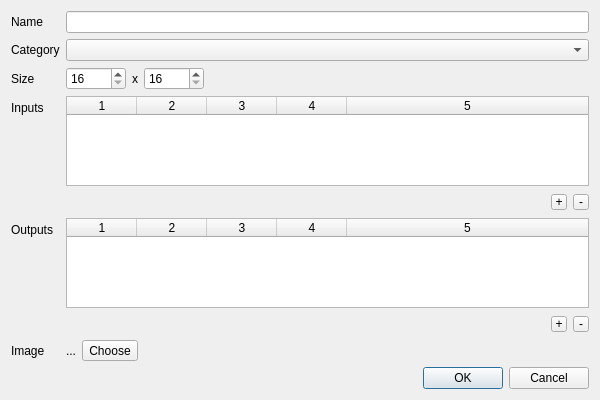
<?xml version="1.0" encoding="UTF-8"?>
<ui version="4.0">
 <class>DeviceProperties</class>
 <widget class="QDialog" name="DeviceProperties">
  <property name="geometry">
   <rect>
    <x>0</x>
    <y>0</y>
    <width>600</width>
    <height>400</height>
   </rect>
  </property>
  <property name="windowTitle">
   <string>Device Properties</string>
  </property>
  <layout class="QVBoxLayout" name="verticalLayout">
   <item>
    <layout class="QFormLayout" name="formLayout">
     <item row="0" column="0">
      <widget class="QLabel" name="deviceNameLabel">
       <property name="text">
        <string>Name</string>
       </property>
       <property name="buddy">
        <cstring>deviceName</cstring>
       </property>
      </widget>
     </item>
     <item row="0" column="1">
      <widget class="QLineEdit" name="deviceName">
       <property name="sizePolicy">
        <sizepolicy hsizetype="Expanding" vsizetype="Fixed">
         <horstretch>0</horstretch>
         <verstretch>0</verstretch>
        </sizepolicy>
       </property>
       <property name="toolTip">
        <string>device name</string>
       </property>
      </widget>
     </item>
     <item row="2" column="0">
      <widget class="QLabel" name="widthLabel">
       <property name="text">
        <string>Size</string>
       </property>
       <property name="buddy">
        <cstring>width</cstring>
       </property>
      </widget>
     </item>
     <item row="2" column="1">
      <widget class="QFrame" name="size">
       <layout class="QHBoxLayout" name="horizontalLayout">
        <property name="leftMargin">
         <number>0</number>
        </property>
        <property name="topMargin">
         <number>0</number>
        </property>
        <property name="bottomMargin">
         <number>0</number>
        </property>
        <item>
         <widget class="QSpinBox" name="width">
          <property name="minimumSize">
           <size>
            <width>60</width>
            <height>0</height>
           </size>
          </property>
          <property name="minimum">
           <number>16</number>
          </property>
          <property name="maximum">
           <number>500</number>
          </property>
         </widget>
        </item>
        <item>
         <widget class="QLabel" name="delim">
          <property name="text">
           <string>x</string>
          </property>
          <property name="buddy">
           <cstring>height</cstring>
          </property>
         </widget>
        </item>
        <item>
         <widget class="QSpinBox" name="height">
          <property name="minimumSize">
           <size>
            <width>60</width>
            <height>0</height>
           </size>
          </property>
          <property name="minimum">
           <number>16</number>
          </property>
          <property name="maximum">
           <number>500</number>
          </property>
         </widget>
        </item>
        <item>
         <spacer name="spacer">
          <property name="orientation">
           <enum>Qt::Horizontal</enum>
          </property>
          <property name="sizeHint" stdset="0">
           <size>
            <width>40</width>
            <height>20</height>
           </size>
          </property>
         </spacer>
        </item>
       </layout>
      </widget>
     </item>
     <item row="3" column="0">
      <widget class="QLabel" name="inletsLabel">
       <property name="text">
        <string>Inputs</string>
       </property>
       <property name="buddy">
        <cstring>inlets</cstring>
       </property>
      </widget>
     </item>
     <item row="3" column="1">
      <widget class="QTableWidget" name="inlets">
       <property name="minimumSize">
        <size>
         <width>350</width>
         <height>40</height>
        </size>
       </property>
       <property name="sizeAdjustPolicy">
        <enum>QAbstractScrollArea::AdjustToContents</enum>
       </property>
       <property name="columnCount">
        <number>5</number>
       </property>
       <attribute name="horizontalHeaderDefaultSectionSize">
        <number>70</number>
       </attribute>
       <attribute name="horizontalHeaderHighlightSections">
        <bool>false</bool>
       </attribute>
       <attribute name="horizontalHeaderStretchLastSection">
        <bool>true</bool>
       </attribute>
       <column/>
       <column/>
       <column/>
       <column/>
       <column/>
      </widget>
     </item>
     <item row="5" column="0">
      <widget class="QLabel" name="outletsLabel">
       <property name="text">
        <string>Outputs</string>
       </property>
       <property name="buddy">
        <cstring>outlets</cstring>
       </property>
      </widget>
     </item>
     <item row="5" column="1">
      <widget class="QTableWidget" name="outlets">
       <property name="minimumSize">
        <size>
         <width>350</width>
         <height>40</height>
        </size>
       </property>
       <property name="sizeAdjustPolicy">
        <enum>QAbstractScrollArea::AdjustToContents</enum>
       </property>
       <property name="columnCount">
        <number>5</number>
       </property>
       <attribute name="horizontalHeaderDefaultSectionSize">
        <number>70</number>
       </attribute>
       <attribute name="horizontalHeaderHighlightSections">
        <bool>true</bool>
       </attribute>
       <attribute name="horizontalHeaderStretchLastSection">
        <bool>true</bool>
       </attribute>
       <column/>
       <column/>
       <column/>
       <column/>
       <column/>
      </widget>
     </item>
     <item row="7" column="0">
      <widget class="QLabel" name="imageLabel">
       <property name="text">
        <string>Image</string>
       </property>
      </widget>
     </item>
     <item row="7" column="1">
      <widget class="QWidget" name="widget" native="true">
       <layout class="QHBoxLayout" name="horizontalLayout_3">
        <property name="leftMargin">
         <number>0</number>
        </property>
        <property name="topMargin">
         <number>0</number>
        </property>
        <property name="rightMargin">
         <number>0</number>
        </property>
        <property name="bottomMargin">
         <number>0</number>
        </property>
        <item>
         <widget class="QLabel" name="currentImage">
          <property name="text">
           <string>...</string>
          </property>
         </widget>
        </item>
        <item>
         <widget class="QToolButton" name="imageChooseButton">
          <property name="toolTip">
           <string>choose device image</string>
          </property>
          <property name="text">
           <string>Choose</string>
          </property>
         </widget>
        </item>
        <item>
         <spacer name="horizontalSpacer">
          <property name="orientation">
           <enum>Qt::Horizontal</enum>
          </property>
          <property name="sizeHint" stdset="0">
           <size>
            <width>40</width>
            <height>20</height>
           </size>
          </property>
         </spacer>
        </item>
       </layout>
      </widget>
     </item>
     <item row="4" column="1">
      <widget class="QWidget" name="inletContainer" native="true">
       <property name="sizePolicy">
        <sizepolicy hsizetype="Expanding" vsizetype="Minimum">
         <horstretch>0</horstretch>
         <verstretch>0</verstretch>
        </sizepolicy>
       </property>
       <layout class="QHBoxLayout" name="horizontalLayout_2">
        <property name="leftMargin">
         <number>0</number>
        </property>
        <property name="topMargin">
         <number>0</number>
        </property>
        <property name="rightMargin">
         <number>0</number>
        </property>
        <property name="bottomMargin">
         <number>0</number>
        </property>
        <item>
         <spacer name="horizontalSpacer_2">
          <property name="orientation">
           <enum>Qt::Horizontal</enum>
          </property>
          <property name="sizeHint" stdset="0">
           <size>
            <width>352</width>
            <height>20</height>
           </size>
          </property>
         </spacer>
        </item>
        <item>
         <widget class="QToolButton" name="addInlet">
          <property name="maximumSize">
           <size>
            <width>16</width>
            <height>16</height>
           </size>
          </property>
          <property name="toolTip">
           <string>add input</string>
          </property>
          <property name="text">
           <string notr="true">+</string>
          </property>
         </widget>
        </item>
        <item>
         <widget class="QToolButton" name="removeInlet">
          <property name="maximumSize">
           <size>
            <width>16</width>
            <height>16</height>
           </size>
          </property>
          <property name="toolTip">
           <string>remove input</string>
          </property>
          <property name="text">
           <string notr="true">-</string>
          </property>
         </widget>
        </item>
       </layout>
      </widget>
     </item>
     <item row="6" column="1">
      <widget class="QWidget" name="outletContainer" native="true">
       <property name="sizePolicy">
        <sizepolicy hsizetype="Expanding" vsizetype="Preferred">
         <horstretch>0</horstretch>
         <verstretch>0</verstretch>
        </sizepolicy>
       </property>
       <layout class="QHBoxLayout" name="horizontalLayout_4">
        <property name="leftMargin">
         <number>0</number>
        </property>
        <property name="topMargin">
         <number>0</number>
        </property>
        <property name="rightMargin">
         <number>0</number>
        </property>
        <property name="bottomMargin">
         <number>0</number>
        </property>
        <item>
         <spacer name="horizontalSpacer_3">
          <property name="orientation">
           <enum>Qt::Horizontal</enum>
          </property>
          <property name="sizeHint" stdset="0">
           <size>
            <width>352</width>
            <height>20</height>
           </size>
          </property>
         </spacer>
        </item>
        <item>
         <widget class="QToolButton" name="addOutlet">
          <property name="maximumSize">
           <size>
            <width>16</width>
            <height>16</height>
           </size>
          </property>
          <property name="toolTip">
           <string>add output</string>
          </property>
          <property name="text">
           <string notr="true">+</string>
          </property>
         </widget>
        </item>
        <item>
         <widget class="QToolButton" name="removeOutlet">
          <property name="maximumSize">
           <size>
            <width>16</width>
            <height>16</height>
           </size>
          </property>
          <property name="toolTip">
           <string>remove output</string>
          </property>
          <property name="text">
           <string notr="true">-</string>
          </property>
         </widget>
        </item>
       </layout>
      </widget>
     </item>
     <item row="1" column="0">
      <widget class="QLabel" name="categoryLabel">
       <property name="text">
        <string>Category</string>
       </property>
      </widget>
     </item>
     <item row="1" column="1">
      <widget class="QComboBox" name="category"/>
     </item>
    </layout>
   </item>
   <item>
    <widget class="QDialogButtonBox" name="buttonBox">
     <property name="orientation">
      <enum>Qt::Horizontal</enum>
     </property>
     <property name="standardButtons">
      <set>QDialogButtonBox::Cancel|QDialogButtonBox::Ok</set>
     </property>
    </widget>
   </item>
  </layout>
 </widget>
 <tabstops>
  <tabstop>deviceName</tabstop>
  <tabstop>width</tabstop>
  <tabstop>height</tabstop>
  <tabstop>inlets</tabstop>
  <tabstop>outlets</tabstop>
 </tabstops>
 <resources/>
 <connections>
  <connection>
   <sender>buttonBox</sender>
   <signal>accepted()</signal>
   <receiver>DeviceProperties</receiver>
   <slot>accept()</slot>
   <hints>
    <hint type="sourcelabel">
     <x>260</x>
     <y>295</y>
    </hint>
    <hint type="destinationlabel">
     <x>157</x>
     <y>274</y>
    </hint>
   </hints>
  </connection>
  <connection>
   <sender>buttonBox</sender>
   <signal>rejected()</signal>
   <receiver>DeviceProperties</receiver>
   <slot>reject()</slot>
   <hints>
    <hint type="sourcelabel">
     <x>328</x>
     <y>295</y>
    </hint>
    <hint type="destinationlabel">
     <x>286</x>
     <y>274</y>
    </hint>
   </hints>
  </connection>
 </connections>
</ui>
